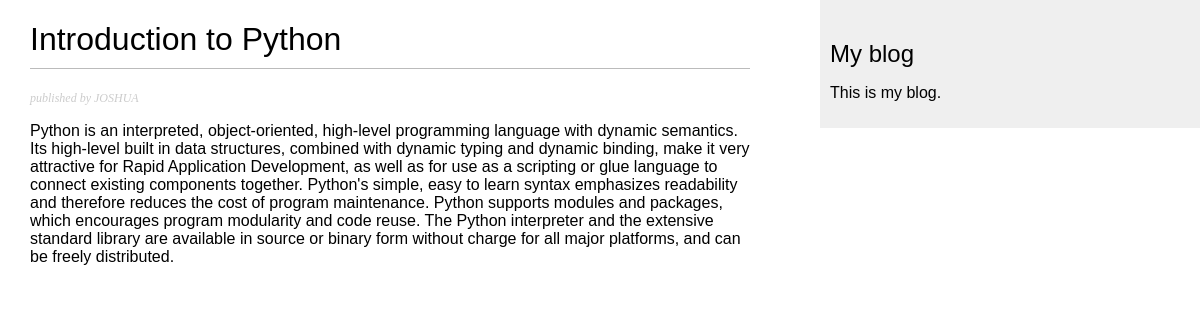
The app's page /5/ with its own data.
### blogs/models.py (models this page shows)
class Post(models.Model):
    class Status(models.TextChoices):
        DRAFT = 'DF', 'Draft'
        PUBLISHED = 'PB', 'Published'
    title = models.CharField(max_length=250)
    slug = models.SlugField(max_length=250) #A slug is a short label that
    body = models.TextField()
    publish = models.DateTimeField(default=timezone.now)
    created = models.DateTimeField(auto_now_add=True)
    updated = models.DateTimeField(auto_now=True)
    status = models.CharField(max_length=2, choices=Status.choices,default=Status.DRAFT)
    author= models.ForeignKey(User, on_delete=models.CASCADE, related_name='blogs_posts')
    objects = models.Manager() #The default Manager
    published = PublishedManager() # Our custom manager

### blogs/views.py (the view)
def post_detail(request, id):
    post = get_object_or_404(Post, id=id, status=Post.Status.PUBLISHED)
    return render(request, 'blogs/post/detail.html', {'post':post})

### blogs/templates/blogs/post/detail.html (shortened to what this page needs)
{% extends "blogs/base.html"%}
{% block content %}
<h1>{{ post.title }}</h1>
<p class="date"  >
    published  {{ posts.published}} by {{ post.author}}
</p>
{{ post.body|linebreaks }}
{% endblock %}

### blogs/static/css/blog.css (style rules this page uses)
body { margin:0; padding:0; font-family:helvetica, sans-serif; }
h1 { font-weight:normal; border-bottom:1px solid #bbb; padding:0 0 10px 0; }
p.date { color:#ccc; font-family: georgia, serif; font-size: 12px; font-style: italic; }

### records on screen
Post: title "Introduction to Python", author "JOSHUA", body "Python is an interpreted, object-oriented, high-level programming language with dynamic semantics. Its high-level built in data structures, combined with dynamic typing and dynamic binding, make it very attractive for Rapid Application Development, as well as for use as a scripting or glue language to connect existing components together. Python's simple, easy to learn syntax emphasizes readability and therefore reduces the cost of program maintenance. Python supports modules and packages, which encourages program modularity and code reuse. The Python interpreter and the extensive standard library are available in source or binary form without charge for all major platforms, and can be…"
